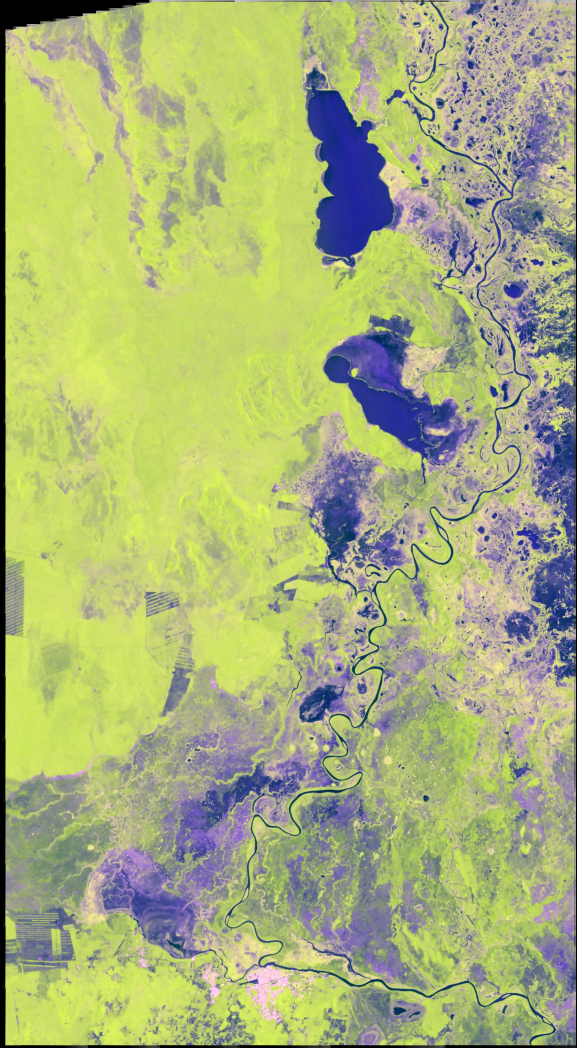
#> input picture web/img/composite_20260717.webp, 1729 x 3142 px (shown at 1/3 size)
$ python -i gcov.py   (imports and definitions only)
#> lines starting #> are read from the running program, lines starting #| are printed output that depends on the picture; after the words box and inside, x2 and y2 are one past the last pixel; in counts of white or black regions, pixels touching at a corner belong together
# AI-assisted: written with Claude (Anthropic) from the author’s specifications; reviewed and run by the author. See docs/ai_use.md
"""NISAR L2 GCOV preprocessing: read -> clip to AOI -> multilook -> Lee filter -> dB.

All filtering is done in linear power (gamma0); dB conversion is the last step.
"""
from __future__ import annotations

import json
import warnings
from dataclasses import dataclass, field
from pathlib import Path

import h5py
import numpy as np
from pyproj import Transformer
from rasterio.features import geometry_mask
from rasterio.transform import from_origin
from scipy.ndimage import uniform_filter
from shapely import wkt
from shapely.geometry import mapping, shape
from shapely.ops import transform as shp_transform

# Fallback AOI (same as config/aoi.geojson, EPSG:4326)
AOI_WKT_FALLBACK = (
    "POLYGON((-57.95 -19.08, -57.30 -19.08, -57.30 -17.95, "
    "-57.95 -17.95, -57.95 -19.08))"
)


# --------------------------------------------------------------------------- AOI
# [43 lines left out: functions load_aoi, find_freq_group, read_epsg, not called in this run]


# --------------------------------------------------------------------- results
@dataclass
class Clip:
    bands: dict[str, np.ndarray]          # linear gamma0, float32, NaN = nodata
    transform: object                     # affine, north-up
    epsg: int
    spacing: float                        # native pixel size (m)
    nlooks: np.ndarray | None = None
    meta: dict = field(default_factory=dict)


# -------------------------------------------------------------------- reading
# [58 lines left out: functions read_clip, multilook, not called in this run]


def _local_moments(img: np.ndarray, size: int):
    valid = np.isfinite(img)
    z = np.where(valid, img, 0.0).astype("float64")
    w = uniform_filter(valid.astype("float64"), size, mode="reflect")
    with np.errstate(invalid="ignore", divide="ignore"):
        m = uniform_filter(z, size, mode="reflect") / w
        m2 = uniform_filter(z * z, size, mode="reflect") / w
    var = np.maximum(m2 - m * m, 0.0)
    return m, var, valid, w


def estimate_enl(img: np.ndarray, size: int = 7) -> float:
    """Data-driven ENL: median of local mean^2/var over full windows.

    Heterogeneous windows push it down, so it is a conservative (stronger-filtering) estimate.
    """
    m, var, valid, w = _local_moments(img, size)
    ok = valid & (w > 0.999) & (var > 0)
    if ok.sum() < 100:
        return 4.0
    return float(np.median(m[ok] ** 2 / var[ok]))


# [12 lines left out: function lee_filter, not called in this run]


def to_db(a: np.ndarray) -> np.ndarray:
    with np.errstate(invalid="ignore", divide="ignore"):
        return (10.0 * np.log10(np.clip(a, 1e-6, None))).astype("float32")


def aoi_mask(aoi_xy, shape_, transform) -> np.ndarray:
    """True inside the AOI polygon."""
    return geometry_mask([mapping(aoi_xy)], out_shape=shape_, transform=transform, invert=True)

>>> import cv2
>>> picture = cv2.imread('../../web/img/composite_20260717.webp', cv2.IMREAD_GRAYSCALE)
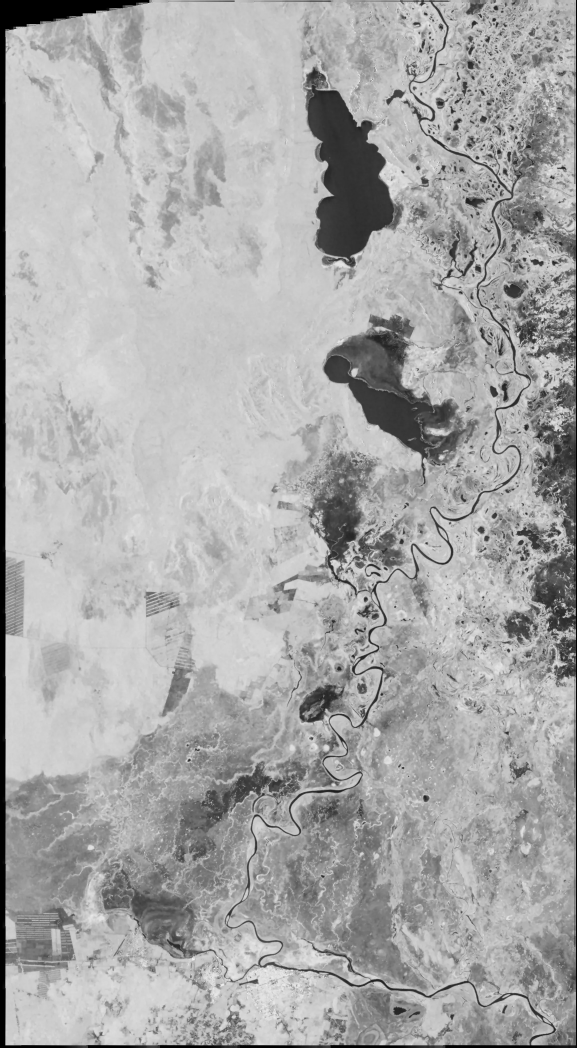
#> picture: shape (3142, 1729) (shown at 1/3 size); min 0, max 254, mean 169.6
>>> result = estimate_enl(picture)
#> in _local_moments, `valid = np.isfinite(img)`: valid: shape (3142, 1729) bool; every value is 1
#> in _local_moments, `w = uniform_filter(valid.astype("float64"), size, mode="reflect")`: w: shape (3142, 1729) float64; every value is 1
#> in _local_moments, `m2 = uniform_filter(z * z, size, mode="reflect") / w`:
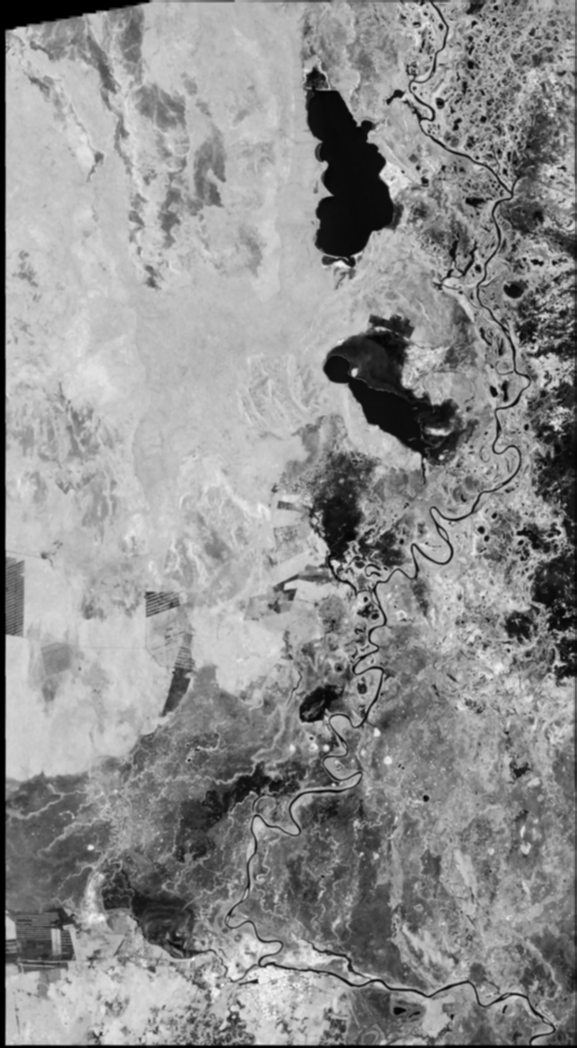
#> m2: shape (3142, 1729) float64 (shown at 1/3 size); min -5.08e-16, max 54511.2, mean 30776.6; drawn with min black and max white
#> in _local_moments, `var = np.maximum(m2 - m * m, 0.0)`:
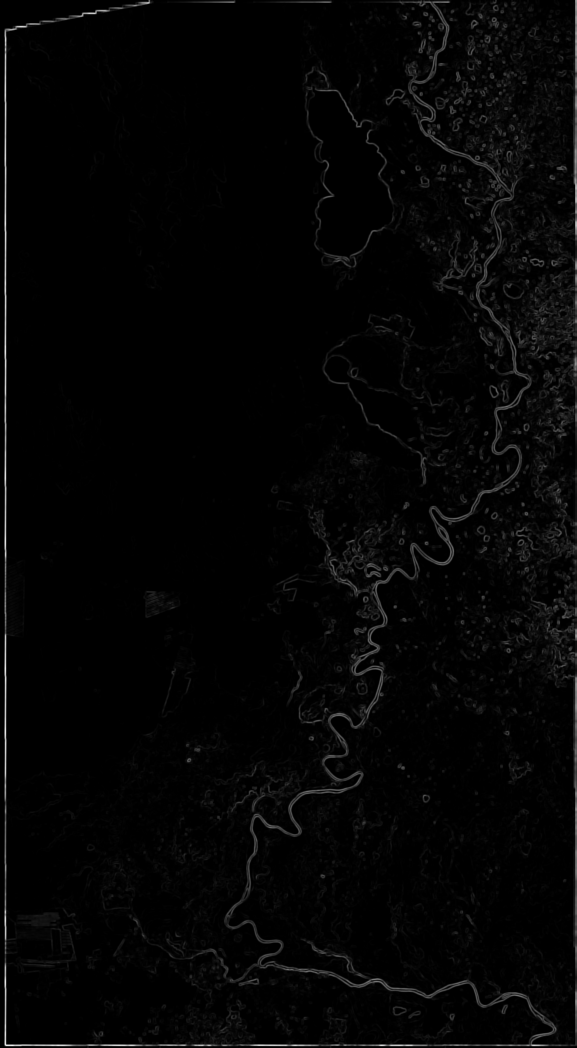
#> var: shape (3142, 1729) float64 (shown at 1/3 size); min 0, max 11034.4, mean 215.5; drawn with min black and max white
#> in estimate_enl, `ok = valid & (w > 0.999) & (var > 0)`:
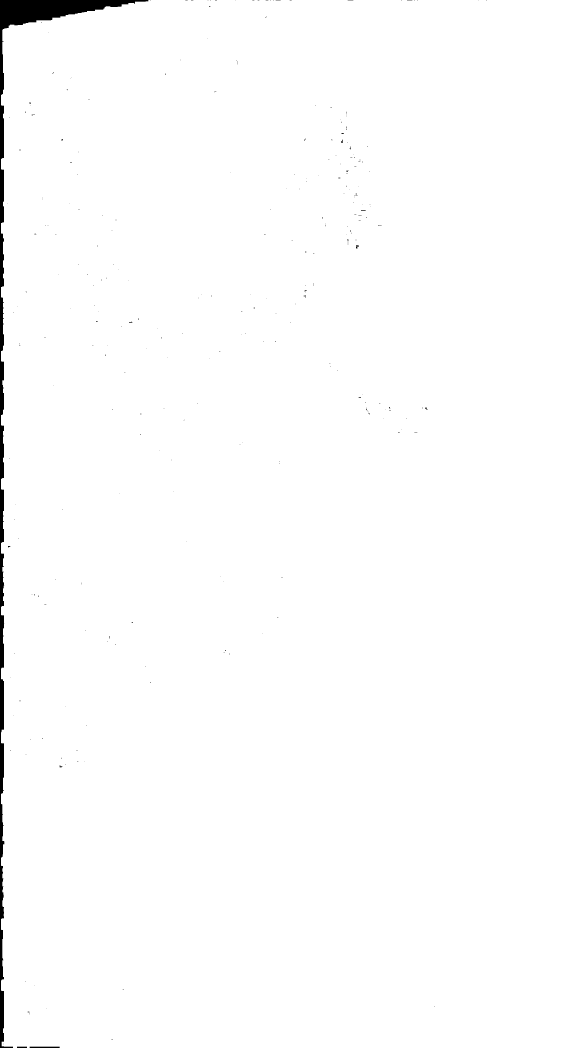
#> ok: shape (3142, 1729) bool (shown at 1/3 size); 99.1% white; 325 black regions (317 under 20 px), largest, box (x1, y1, x2, y2) and area: (0, 0, 445, 3142) 47177, (89, 3140, 179, 3142) 180, (51, 3140, 81, 3142) 60
#> result = 1207.4
